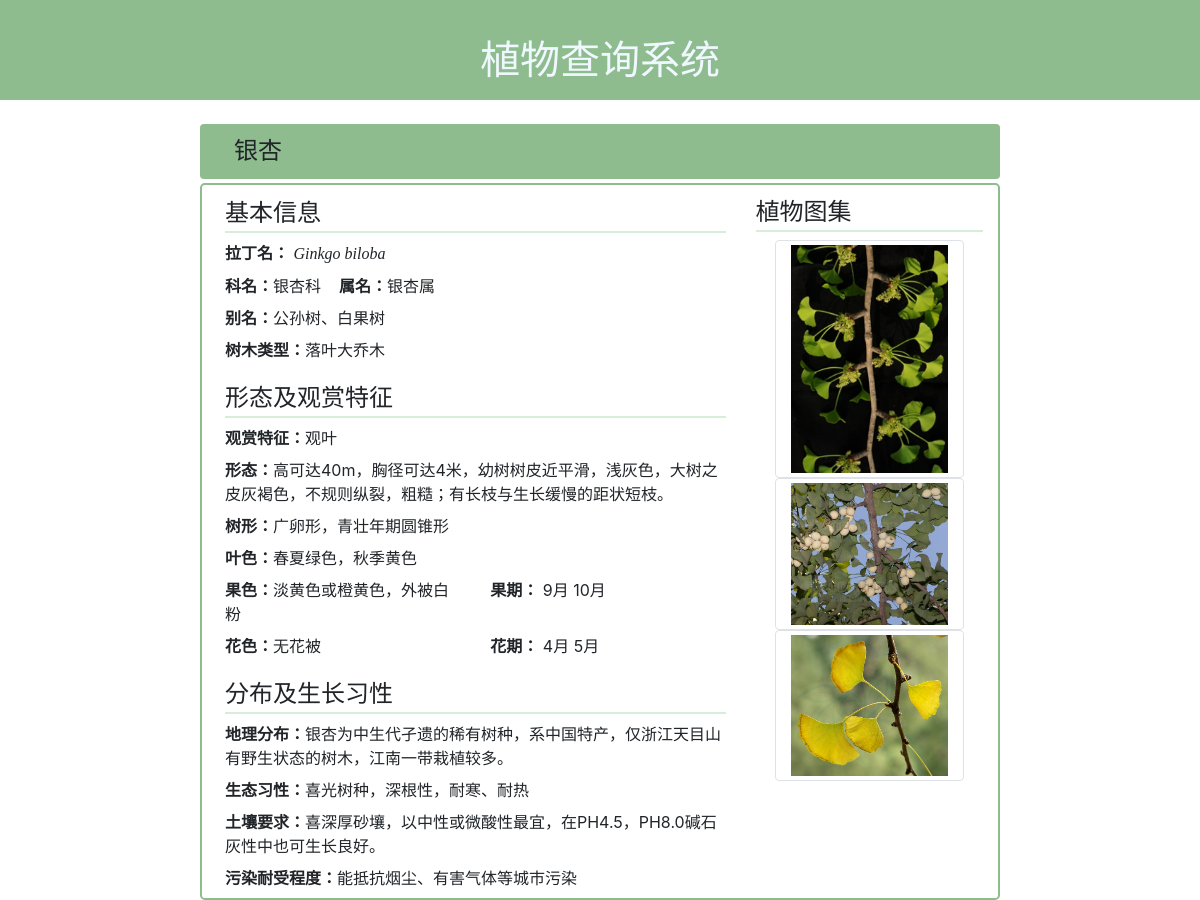
Screenshot of /search/银杏/ with the database file from the repository.
### hzTree/models.py (models this page shows, shortened)
class Tree(models.Model):
    species_name = models.CharField(max_length=16, default=" ")
    family_name = models.CharField(max_length=16, default=" ")
    genus_name = models.CharField(max_length=16, default=" ")
    latin_name = models.CharField(max_length=64, default=" ")
    alternative_name = models.CharField(max_length=64, default=" ")
    tree_type = models.CharField(max_length=16, default=" ")
    tree_value = models.CharField(max_length=64, default=" ")
    tree_shape = models.CharField(max_length=64, default=" ")
    morphology = models.CharField(max_length=300, default=" ")
    bloom_date = models.ManyToManyField(Months, blank=True,related_name="bloom_date")
    bloom_color = models.CharField(max_length=64, default=" ")
    bloom_color_spring = models.CharField(max_length=64, default="无")
    bloom_color_summer = models.CharField(max_length=64, default="无")
    bloom_color_autumn = models.CharField(max_length=64, default="无")
    bloom_color_winter = models.CharField(max_length=64, default="无")
    fruit_date = models.ManyToManyField(Months, blank=True,related_name="fruit_date")
    fruit_color = models.CharField(max_length=64, default=" ")
    fruit_color_spring = models.CharField(max_length=64, default="无")
    fruit_color_summer = models.CharField(max_length=64, default="无")
    fruit_color_autumn = models.CharField(max_length=64, default="无")
    fruit_color_winter = models.CharField(max_length=64, default="无")
    leaf_color = models.CharField(max_length=64, default=" ")
    leaf_color_spring = models.CharField(max_length=64, default="无")
    leaf_color_summer = models.CharField(max_length=64, default="无")
    leaf_color_autumn = models.CharField(max_length=64, default="无")
    leaf_color_winter = models.CharField(max_length=64, default="无")
    geo_distribution = models.CharField(max_length=300, default=" ")
    propensity = models.CharField(max_length=300, default=" ")
    soil = models.CharField(max_length=300, default=" ")
    pollution_tolerance = models.CharField(max_length=300, default=" ")

class Months(models.Model):
    name = models.CharField(max_length=12)
    def __str__(self):
        return self.name

### hzTree/views.py (the view)
# urls.py: path('<species_name>/', views.detail, name='detail'),
def detail(request, species_name):
    template_name = 'detail.html'
    tree = get_object_or_404(Tree, species_name=species_name)
    return render(request, template_name, {'tree': tree})

### hzTree/templates/detail.html (shortened to what this page needs)
{% include "base.html" %}
{% load static %}
{% load widget_tweaks %}
<!DOCTYPE html>
<html>
<head>
    <link rel="stylesheet" href="https://stackpath.bootstrapcdn.com/bootstrap/4.3.1/css/bootstrap.min.css"
>
</head>
<body>
  <div class="container alert col-md-8" style="background-color:DARKSEAGREEN;">
      <span class="h4" style="padding-left: 1ex;">{{ tree.species_name }}</span>
  </div>
  <div class="container col-md-8 rounded-lg" style="margin-top: -1%; border:2px solid DARKSEAGREEN;">
    <div class="row">
      <div class="col-md-8" style="margin-left:1%;">
        <legend style="padding-top:2%; border-bottom:2px solid rgb(216, 238, 216);">基本信息</legend>
        <legend class="col-form-info pt-0">
          <b>拉丁名：</b>
          <span style="font-style: italic; font-family:'Times New Roman', Times, serif">{{ tree.latin_name }}</span>
        </legend>
        <legend class="col-form-info pt-0">
          <b>科名：</b>{{ tree.family_name }}&nbsp;&nbsp;&nbsp;&nbsp;<b>属名：</b>{{ tree.genus_name }}
        </legend>
        <legend class="col-form-info pt-0">
          <b>别名：</b>{{ tree.alternative_name }}
        </legend>
        <legend class="col-form-info pt-0">
          <b>树木类型：</b>{{ tree.tree_type }}
        </legend>
        <legend style="padding-top:2%; border-bottom:2px solid rgb(216, 238, 216);">形态及观赏特征</legend>
        <legend class="col-form-info pt-0">
          <b>观赏特征：</b>{{ tree.tree_value }}
        </legend>
        <legend class="col-form-info pt-0">
          <b>形态：</b>{{ tree.morphology }}
        </legend>
        <legend class="col-form-info pt-0">
          <b>树形：</b>{{ tree.tree_shape}}
        </legend>
        <legend class="col-form-info pt-0">
          <b>叶色：</b>{{ tree.leaf_color}}
        </legend>
        <div class = "row">
          <legend class="col col-form-info pt-0">
            <b>果色：</b>{{ tree.fruit_color }}
          </legend>
          <legend class="col col-form-info pt-0">
            <b>果期：</b>
            {% for month in tree.fruit_date.all %}
            {{ month }}
            {% endfor %}
          </legend>
        </div>
        <div class="row">
          <legend class="col col-form-info pt-0">
            <b>花色：</b>{{ tree.bloom_color }}
          </legend>
          <legend class="col col-form-info pt-0">
            <b>花期：</b>
            {% for month in tree.bloom_date.all %}
                {{ month }}
            {% endfor %}
          </legend>
        </div>
        <legend style="padding-top:2%; border-bottom:2px solid rgb(216, 238, 216);">分布及生长习性</legend>
        <legend class="col-form-info pt-0">
          <b>地理分布：</b>{{ tree.geo_distribution }}
        </legend>
        <legend class="col-form-info pt-0">
          <b>生态习性：</b>{{ tree.propensity }}
        </legend>
        <legend class="col-form-info pt-0">
          <b>土壤要求：</b>{{ tree.soil }}
        </legend>
        <legend class="col-form-info pt-0">
          <b>污染耐受程度：</b>{{ tree.pollution_tolerance }}
        </legend>
      </div>
      <div class="col text-center">
          <legend class="text-left" style="padding-top:4%; border-bottom:2px solid rgb(216, 238, 216);">植物图集</legend>
          <img class="col-md-10 img-thumbnail rounded" src="/static/images/tree/{{tree.species_name}}1.png">
          <img class="col-md-10 img-thumbnail rounded" src="/static/images/tree/{{tree.species_name}}2.png">
          <img class="col-md-10 img-thumbnail rounded" src="/static/images/tree/{{tree.species_name}}3.png">
      </div>
    </div>
  </div>
</body>
</html>

### hzTree/templates/base.html (shortened to what this page needs)
<!DOCTYPE html>
<html>
<head>
    <link rel="stylesheet" href="https://stackpath.bootstrapcdn.com/bootstrap/4.3.1/css/bootstrap.min.css"
>
</head>
<body>
    {% block header %}
    <div id="page-header" style="background-color:DARKSEAGREEN; height:100px;">
        <h1 class="text-center" style="padding-top: 3%; color: aliceblue; ">植物查询系统</h1>
    </div>
    <br>
    {% endblock %}
</body>
</html>

### hzTree/templates/detail.html (style rules this page uses)
.col-form-info { font-size: 16px; }

### rows the page displays
Tree: species_name "银杏", latin_name "Ginkgo biloba", family_name "银杏科", genus_name "银杏属", alternative_name "公孙树、白果树", tree_type "落叶大乔木", tree_value "观叶", morphology "高可达40m，胸径可达4米，幼树树皮近平滑，浅灰色，大树之皮灰褐色，不规则纵裂，粗糙；有长枝与生长缓慢的距状短枝。", tree_shape "广卵形，青壮年期圆锥形", leaf_color "春夏绿色，秋季黄色", fruit_color "淡黄色或橙黄色，外被白粉", bloom_color "无花被", geo_distribution "银杏为中生代孑遗的稀有树种，系中国特产，仅浙江天目山有野生状态的树木，江南一带栽植较多。", propensity "喜光树种，深根性，耐寒、耐热", soil "喜深厚砂壤，以中性或微酸性最宜，在PH4.5，PH8.0碱石灰性中也可生长良好。", pollution_tolerance "能抵抗烟尘、有害气体等城市污染"
Months: name "9月"
Months: name "10月"
Months: name "4月"
Months: name "5月"
